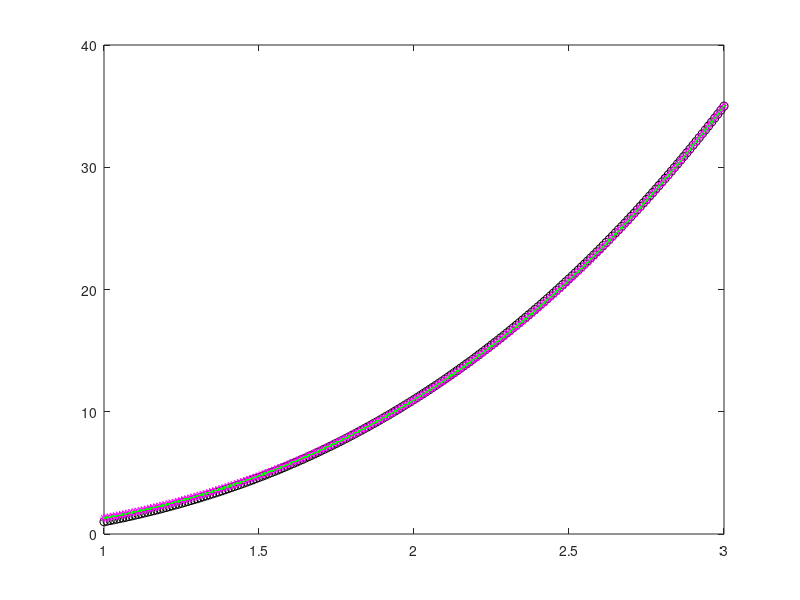

Recreate this plot in MATLAB.
%% 
clear;
tp = 1:0.01:3;
%Data generation
h = tp.^3+tp.^2-1;
%gaussian noise added
b = h+0.5*randn(size(tp));
%fitting curve function
f = @(x) tp.^x(1)+tp.^x(2)+x(3)-b;
%Random initial guess
x0 = [1,1,1]';
xsol=lsqnonlin(f,x0);
%Plot of the data fitting the curve
plot(tp,h,'ko',tp,tp.^xsol(1)+tp.^xsol(2)+xsol(3),'b-');
hold on;
%% Using levenberg-marquardt method
options.Algorithm = 'levenberg-marquardt';
xsol2 = lsqnonlin(f,x0,[],[],options);
plot(tp,tp.^xsol2(1)+tp.^xsol2(2)+xsol2(3),'r.');
%% Using fsolve
g = @(x)[log(tp).*tp.^x(1);log(tp).*tp.^x(2);tp./tp]...
    *(tp.^x(1)+tp.^x(2)+x(3)-b)';
x02 = [2.5,1,1]';
options = optimset('TolX',10^-8);
xsol3 = fsolve(g,x02,options);
%check if the g(x) evaluated ==0
solf = [log(tp).*tp.^xsol3(1);log(tp).*tp.^xsol3(2);tp./tp]...
    *(tp.^xsol3(1)+tp.^xsol3(2)+xsol3(3)-b)';
plot(tp,tp.^xsol3(1)+tp.^xsol3(2)+xsol3(3),'m*');
%% finite diff. constant Jacobian with Newton method
n = length(tp);
Jact = zeros(3,n);
E = eye(3,n);
delta = 0.01;
x03 = [2.8,1,1]';
for i = 1:3
    %transpose jacobian finite difference for constucting
    %g(x)
    Jact(i,:)=(f(x03+E(:,i)*delta)-f(x03))/delta;
end
%Newton method with constant jacobian
gNew = @(x)Jact*(tp.^x(1)+tp.^x(2)+x(3)-b)';
m = 3;
Jg = zeros(m);
Eg = eye(m);
delta = 0.01;
for i = 1:m
    %jacobian finite difference for constucting
    %g(x)
    Jg(:,i)=(gNew(x03+E(:,i)*delta)-gNew(x03))/delta;
end
relerror = 1;
tol = 10^-8;
iter = 0;
while relerror>=tol
    deltax = -1*(Jg\gNew(x03));
    xsolNew = x03+deltax;
    relerror = abs(xsolNew-x03)/abs(x03);
    x03 = xsolNew;
    iter = iter+1;
end
plot(tp,tp.^xsolNew(1)+tp.^xsolNew(2)+xsolNew(3),'g.-');